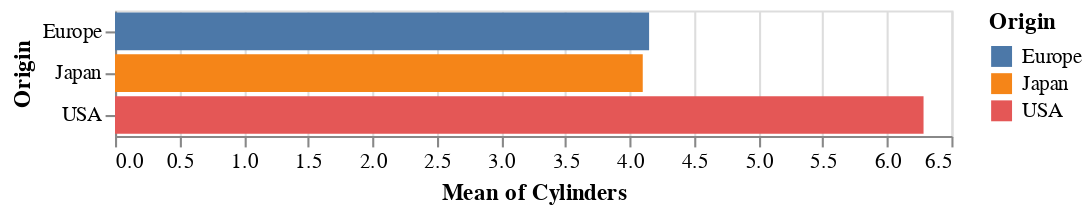

The notebook cell this image was saved under:
### Code cell
alt.Chart(cars).mark_bar().encode(x = 'mean(Cylinders)', y = 'Origin', color ='Origin').interactive()

### Figure 1 — Vega-Lite specification as saved in the notebook (floating-point values rounded to 4 significant figures; data arrays with more than 128 entries replaced by an {"elided": "..."} marker saying what was removed)
{"config": {"view": {"continuousWidth": 400, "continuousHeight": 300}}, "data": {"name": "data-f02450ab61490a1363517a0190416235"}, "mark": "bar", "encoding": {"color": {"type": "nominal", "field": "Origin"}, "x": {"type": "quantitative", "aggregate": "mean", "field": "Cylinders"}, "y": {"type": "nominal", "field": "Origin"}}, "selection": {"selector003": {"type": "interval", "bind": "scales", "encodings": ["x", "y"]}}, "$schema": "https://vega.github.io/schema/vega-lite/v4.8.1.json", "datasets": {"data-f02450ab61490a1363517a0190416235": {"elided": "406 records"}}}
